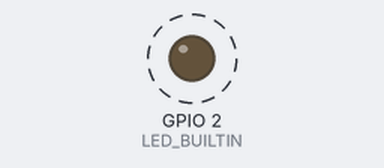
Bench run of a sketch on a simulated ESP8266 (NodeMCU). On the bench: output pins drawn as LEDs (lit = HIGH, except the on-board LED, lit = LOW). Dashed ring = blinking. WiFi joins after 1.5 s; servers stay silent unless stated; what the sketch prints to the serial monitor is not drawn.

Above: at 1.55 s.
Timing chart, 0 to 4.5 s (numbered marks = the images above):
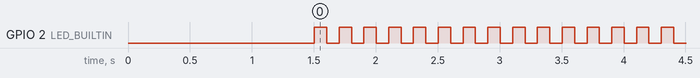

The sketch:

BlinkOTA.ino
```cpp
#define LED_BUILTIN 2

void setup() {
  setupOTA();
  setupBlink();
}

void loop() {
  loopOTA();
  loopBlink();
}
```

Blink.ino
```cpp
#define LED_BUILTIN 2

void setupBlink() {
  // initialize digital pin LED_BUILTIN as an output.
  pinMode(LED_BUILTIN, OUTPUT);
}

void loopBlink() {
  digitalWrite(LED_BUILTIN, HIGH);   // turn the LED on (HIGH is the voltage level)
  delay(100);                       // wait for a second
  digitalWrite(LED_BUILTIN, LOW);    // turn the LED off by making the voltage LOW
  delay(100);                       // wait for a second
}
```

OTA.ino
```cpp
#include <ESP8266WiFi.h>
#include <ESP8266mDNS.h>
#include <WiFiUdp.h>
#include <ArduinoOTA.h>

const char* ssid = "IOTAP";
const char* password = "raspberry";

void setupOTA() {
  Serial.begin(115200);
  Serial.println("Booting");
  WiFi.mode(WIFI_STA);
  WiFi.begin(ssid, password);
  while (WiFi.waitForConnectResult() != WL_CONNECTED) {
    Serial.println("Connection Failed! Rebooting...");
    delay(5000);
    ESP.restart();
  }

  // Port defaults to 8266
   ArduinoOTA.setPort(8266);

  // Hostname defaults to esp8266-[ChipID]
   ArduinoOTA.setHostname("esp8266_01");

  // No authentication by default
  // ArduinoOTA.setPassword("admin");

  // Password can be set with it's md5 value as well
  // MD5(admin) = 21232f297a57a5a743894a0e4a801fc3
   ArduinoOTA.setPasswordHash("21232f297a57a5a743894a0e4a801fc3");

  ArduinoOTA.onStart([]() {
    String type;
    if (ArduinoOTA.getCommand() == U_FLASH) {
      type = "sketch";
    } else { // U_SPIFFS
      type = "filesystem";
    }

    // NOTE: if updating SPIFFS this would be the place to unmount SPIFFS using SPIFFS.end()
    Serial.println("Start updating " + type);
  });
  ArduinoOTA.onEnd([]() {
    Serial.println("\nEnd");
  });
  ArduinoOTA.onProgress([](unsigned int progress, unsigned int total) {
    Serial.printf("Progress: %u%%\r", (progress / (total / 100)));
  });
  ArduinoOTA.onError([](ota_error_t error) {
    Serial.printf("Error[%u]: ", error);
    if (error == OTA_AUTH_ERROR) {
      Serial.println("Auth Failed");
    } else if (error == OTA_BEGIN_ERROR) {
      Serial.println("Begin Failed");
    } else if (error == OTA_CONNECT_ERROR) {
      Serial.println("Connect Failed");
    } else if (error == OTA_RECEIVE_ERROR) {
      Serial.println("Receive Failed");
    } else if (error == OTA_END_ERROR) {
      Serial.println("End Failed");
    }
  });
  ArduinoOTA.begin();
  Serial.println("Ready");
  Serial.print("IP address: ");
  Serial.println(WiFi.localIP());
}

void loopOTA() {
  ArduinoOTA.handle();
}
```

Measured:
- by itself, GPIO 2 (LED_BUILTIN): alternates HIGH for 0.10 s and LOW for 0.10 s
